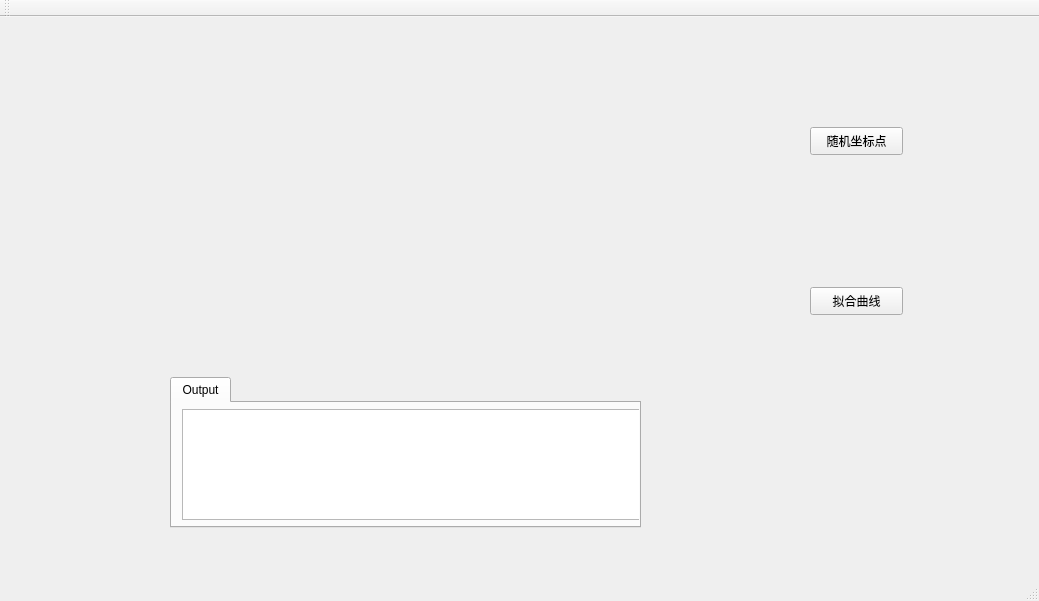
<?xml version="1.0" encoding="UTF-8"?>
<ui version="4.0">
 <class>MainWindow</class>
 <widget class="QMainWindow" name="MainWindow">
  <property name="geometry">
   <rect>
    <x>0</x>
    <y>0</y>
    <width>1039</width>
    <height>601</height>
   </rect>
  </property>
  <property name="windowTitle">
   <string>MainWindow</string>
  </property>
  <widget class="QWidget" name="centralWidget">
   <widget class="QPushButton" name="pushButton">
    <property name="geometry">
     <rect>
      <x>810</x>
      <y>110</y>
      <width>93</width>
      <height>28</height>
     </rect>
    </property>
    <property name="text">
     <string>随机坐标点</string>
    </property>
   </widget>
   <widget class="QPushButton" name="pushButton_2">
    <property name="geometry">
     <rect>
      <x>810</x>
      <y>270</y>
      <width>93</width>
      <height>28</height>
     </rect>
    </property>
    <property name="text">
     <string>拟合曲线</string>
    </property>
   </widget>
   <widget class="QCustomPlot" name="customPlot" native="true">
    <property name="geometry">
     <rect>
      <x>139</x>
      <y>59</y>
      <width>541</width>
      <height>261</height>
     </rect>
    </property>
   </widget>
   <widget class="QTabWidget" name="tabWidget">
    <property name="geometry">
     <rect>
      <x>170</x>
      <y>360</y>
      <width>471</width>
      <height>151</height>
     </rect>
    </property>
    <property name="toolTip">
     <string>&lt;html&gt;&lt;head/&gt;&lt;body&gt;&lt;p&gt;&lt;br/&gt;&lt;/p&gt;&lt;/body&gt;&lt;/html&gt;</string>
    </property>
    <property name="currentIndex">
     <number>0</number>
    </property>
    <widget class="QWidget" name="Output">
     <attribute name="title">
      <string>Output</string>
     </attribute>
     <widget class="QTextEdit" name="textEdit">
      <property name="geometry">
       <rect>
        <x>10</x>
        <y>6</y>
        <width>461</width>
        <height>111</height>
       </rect>
      </property>
     </widget>
    </widget>
   </widget>
  </widget>
  <widget class="QMenuBar" name="menuBar">
   <property name="geometry">
    <rect>
     <x>0</x>
     <y>0</y>
     <width>1039</width>
     <height>26</height>
    </rect>
   </property>
  </widget>
  <widget class="QToolBar" name="mainToolBar">
   <attribute name="toolBarArea">
    <enum>TopToolBarArea</enum>
   </attribute>
   <attribute name="toolBarBreak">
    <bool>false</bool>
   </attribute>
  </widget>
  <widget class="QStatusBar" name="statusBar"/>
  <action name="action">
   <property name="text">
    <string>输出</string>
   </property>
  </action>
 </widget>
 <layoutdefault spacing="6" margin="11"/>
 <customwidgets>
  <customwidget>
   <class>QCustomPlot</class>
   <extends>QWidget</extends>
   <header>qcustomplot.h</header>
   <container>1</container>
  </customwidget>
 </customwidgets>
 <resources/>
 <connections/>
</ui>
